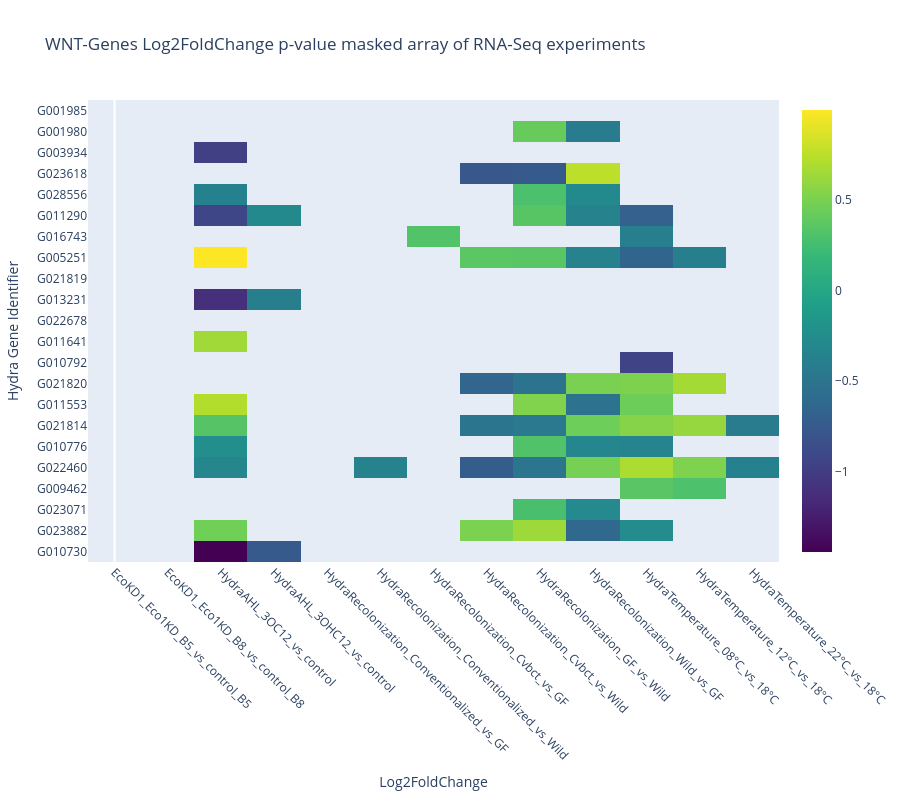

Write notebook code for a chart like this one.
### Code cell
annot_mat = np.repeat(annotation_genes_to_wnt["KO_definition"].to_numpy()[np.newaxis, :], len(list(wnt_genes_to_exp.iloc[:,1:].columns)), axis=0).T
custom_yticklabels = wnt_genes_to_pval["gene_id"]
custom_xticklabels = list(wnt_genes_to_exp.iloc[:,1:].columns)

matrix = wnt_genes_to_exp.iloc[:,1:].to_numpy()
mask_matrix = wnt_genes_to_pval.iloc[:,1:] >= 0.05  # Example mask matrix
mask_matrix = mask_matrix.to_numpy()
masked_matrix = np.where(mask_matrix, np.nan, matrix)

# Create text to display above hovering cells
hover_text = list(annot_mat)#annotation_genes_to_wnt["KO_definition"].to_numpy() * 12#[['Value: {}'.format(value) for value in row] for row in wnt_genes_to_tpm.iloc[:,1:].to_numpy()]

# Create a heatmap trace

heatmap_masked = go.Heatmap(z=masked_matrix, hovertext=hover_text, hoverinfo='text', colorscale='viridis', x=np.arange(len(matrix[0])), y=custom_yticklabels)

# Create a heatmap trace for the original matrix (to show the unmasked areas)
heatmap_original = go.Heatmap(z=matrix, visible='legendonly', colorscale='viridis', x=np.arange(len(matrix[0])), y=custom_yticklabels)

# Create the figure
fig = go.Figure(data=[heatmap_masked, heatmap_original])
# Create the figure

# Update layout to set axis titles and hover mode
fig.update_layout(
    title='WNT-Genes Log2FoldChange p-value masked array of RNA-Seq experiments',
    xaxis=dict(title='Log2FoldChange',  tickmode='array', tickvals=np.arange(len(custom_xticklabels)), ticktext=custom_xticklabels, showgrid=False, tickangle=45),
    yaxis=dict(title='Hydra Gene Identifier', tickmode='array', tickvals=np.arange(len(custom_yticklabels)), ticktext=custom_yticklabels, showgrid=False),
    hovermode='closest',
    height=800,
)

# Show the plot
fig.show()
write_html(fig, '../results/figures/genes_tpm_heatmaps/heatmap_plot_wnt.html')

### Figure 1 — Plotly figure (JSON) as saved in the notebook; plotly's stock layout.template omitted (floating-point values rounded to 4 significant figures; data arrays with more than 128 entries replaced by an {"elided": "..."} marker saying what was removed)
{"data": [{"colorscale": [[0, "#440154"], [0.1111, "#482878"], [0.2222, "#3e4989"], [0.3333, "#31688e"], [0.4444, "#26828e"], [0.5556, "#1f9e89"], [0.6667, "#35b779"], [0.7778, "#6ece58"], [0.8889, "#b5de2b"], [1, "#fde725"]], "hoverinfo": "text", "hovertext": {"elided": "22x13 str values"}, "type": "heatmap", "x": [0, 1, 2, 3, 4, 5, 6, 7, 8, 9, 10, 11, 12], "y": ["G010730", "G023882", "G023071", "G009462", "G022460", "G010776", "G021814", "G011553", "G021820", "G010792", "G011641", "G022678", "G013231", "G021819", "G005251", "G016743", "G011290", "G028556", "G023618", "G003934", "G001980", "G001985"], "z": {"elided": "22x13 float values"}}, {"colorscale": [[0, "#440154"], [0.1111, "#482878"], [0.2222, "#3e4989"], [0.3333, "#31688e"], [0.4444, "#26828e"], [0.5556, "#1f9e89"], [0.6667, "#35b779"], [0.7778, "#6ece58"], [0.8889, "#b5de2b"], [1, "#fde725"]], "type": "heatmap", "visible": "legendonly", "x": [0, 1, 2, 3, 4, 5, 6, 7, 8, 9, 10, 11, 12], "y": ["G010730", "G023882", "G023071", "G009462", "G022460", "G010776", "G021814", "G011553", "G021820", "G010792", "G011641", "G022678", "G013231", "G021819", "G005251", "G016743", "G011290", "G028556", "G023618", "G003934", "G001980", "G001985"], "z": {"elided": "22x13 float values"}}], "layout": {"height": 800, "hovermode": "closest", "title": {"text": "WNT-Genes Log2FoldChange p-value masked array of RNA-Seq experiments"}, "xaxis": {"showgrid": false, "tickangle": 45, "tickmode": "array", "ticktext": ["EcoKD1_Eco1KD_B5_vs_control_B5", "EcoKD1_Eco1KD_B8_vs_control_B8", "HydraAHL_3OC12_vs_control", "HydraAHL_3OHC12_vs_control", "HydraRecolonization_Conventionalized_vs_GF", "HydraRecolonization_Conventionalized_vs_Wild", "HydraRecolonization_Cvbct_vs_GF", "HydraRecolonization_Cvbct_vs_Wild", "HydraRecolonization_GF_vs_Wild", "HydraRecolonization_Wild_vs_GF", "HydraTemperature_08°C_vs_18°C", "HydraTemperature_12°C_vs_18°C", "HydraTemperature_22°C_vs_18°C"], "tickvals": [0, 1, 2, 3, 4, 5, 6, 7, 8, 9, 10, 11, 12], "title": {"text": "Log2FoldChange"}}, "yaxis": {"showgrid": false, "tickmode": "array", "ticktext": ["G010730", "G023882", "G023071", "G009462", "G022460", "G010776", "G021814", "G011553", "G021820", "G010792", "G011641", "G022678", "G013231", "G021819", "G005251", "G016743", "G011290", "G028556", "G023618", "G003934", "G001980", "G001985"], "tickvals": [0, 1, 2, 3, 4, 5, 6, 7, 8, 9, 10, 11, 12, 13, 14, 15, 16, 17, 18, 19, 20, 21], "title": {"text": "Hydra Gene Identifier"}}}}
